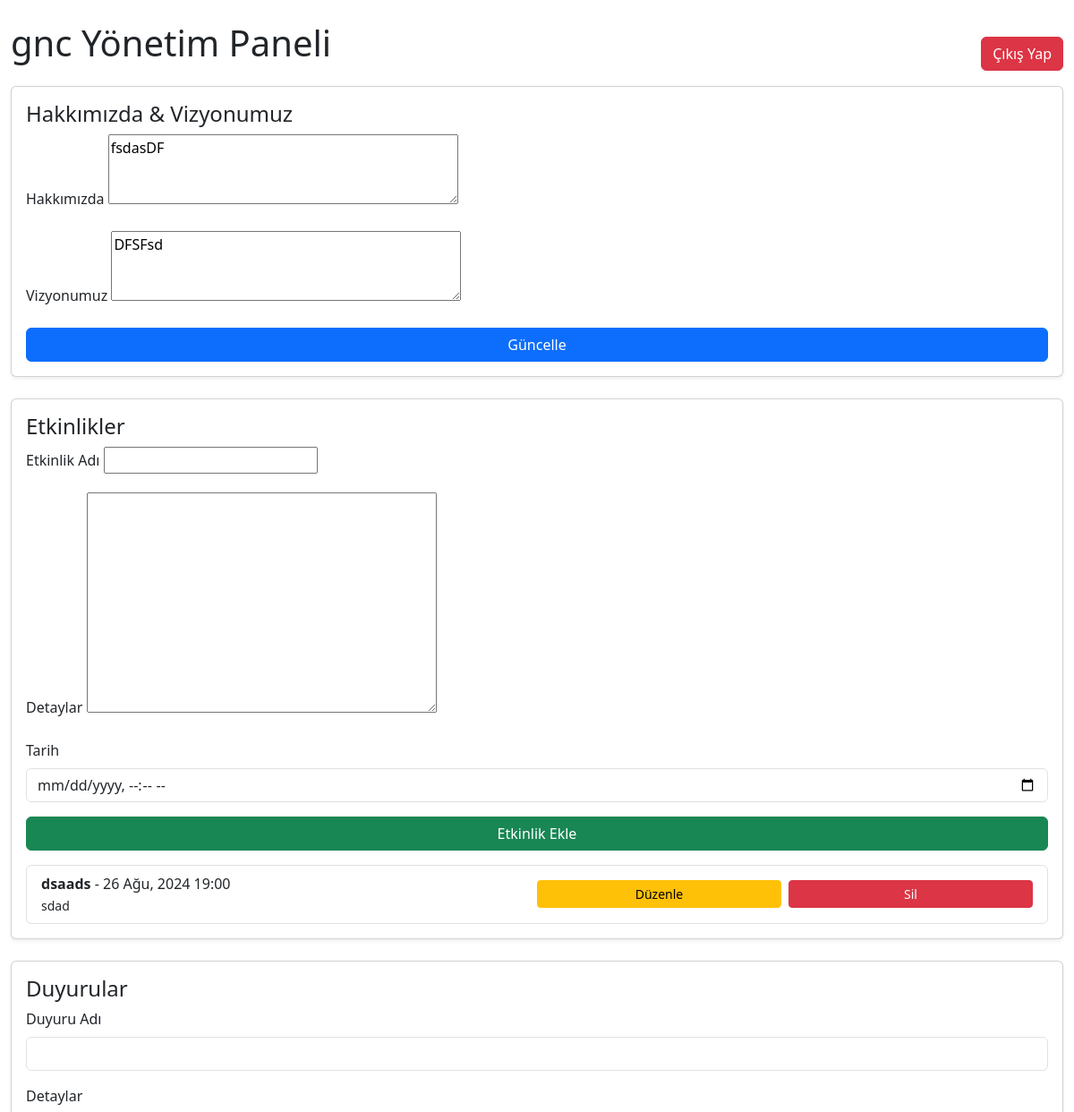
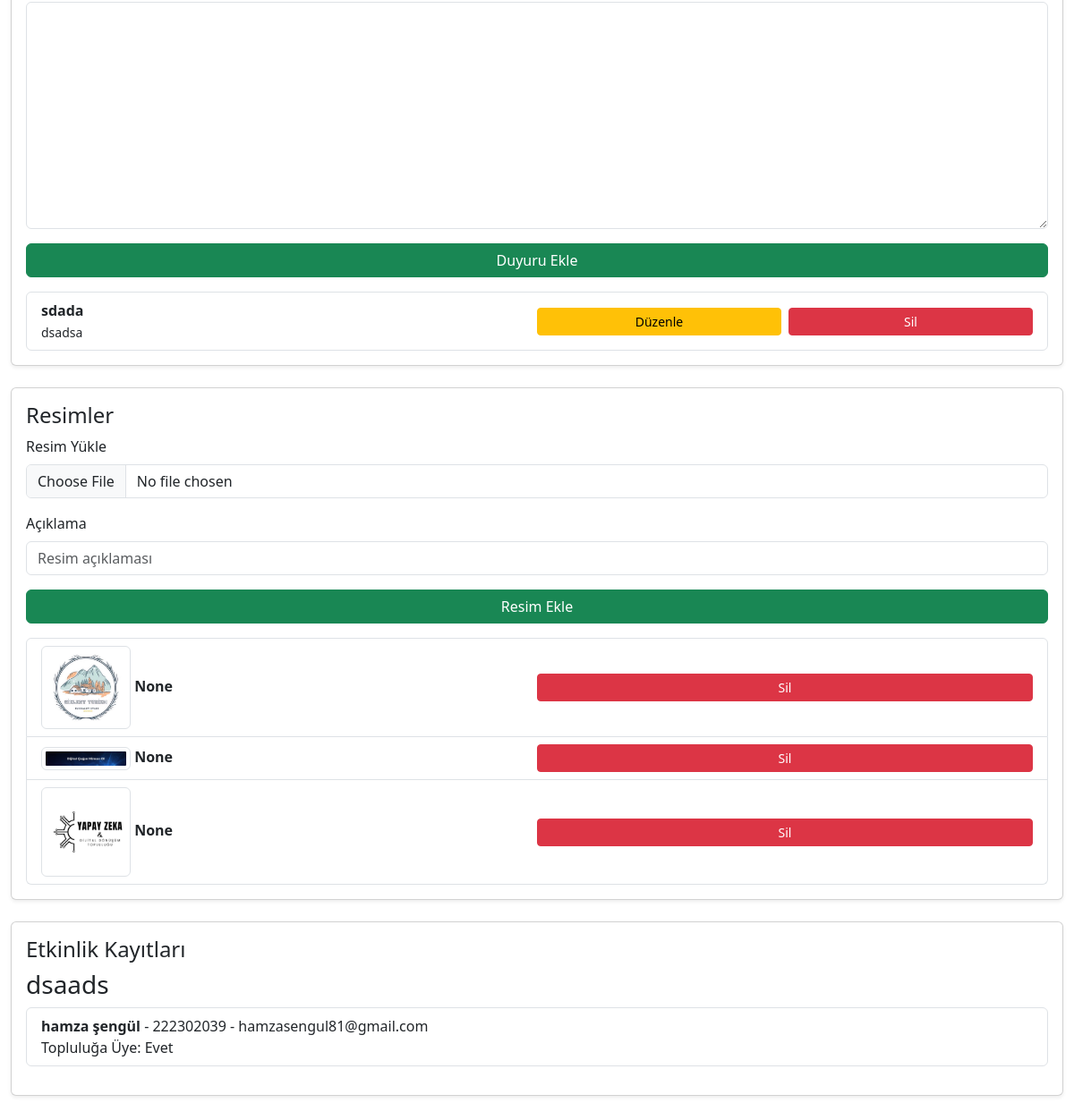
/community/1/dashboard/ (signed in), run on the app's committed database (2 pictures, top to bottom).
### mainpage/models.py (models this page shows, shortened)
class Community(models.Model):
    name = models.CharField(max_length=100)
    password = models.CharField(max_length=100)
    about_us = models.TextField(blank=True, null=True)
    vision = models.TextField(blank=True, null=True)
    events = models.TextField(blank=True, null=True)
    announcements = models.TextField(blank=True, null=True)
    admin_user = models.OneToOneField(User, on_delete=models.CASCADE, related_name='community')
    is_published = models.BooleanField(default=False)

class CommunityEvent(models.Model):
    community = models.ForeignKey(Community, on_delete=models.CASCADE, related_name='events')
    name = models.CharField(max_length=200)
    details = models.TextField()
    date = models.DateTimeField()

class CommunityAnnouncement(models.Model):
    community = models.ForeignKey(Community, on_delete=models.CASCADE, related_name='announcements')
    name = models.CharField(max_length=200)
    details = models.TextField()

class CommunityImage(models.Model):
    community = models.ForeignKey(Community, on_delete=models.CASCADE, related_name='images')
    image = models.ImageField(upload_to='community_images/')
    description = models.CharField(max_length=255, blank=True, null=True)

class CommunityEventRegistration(models.Model):
    event = models.ForeignKey('CommunityEvent', on_delete=models.CASCADE)
    name = models.CharField(max_length=100)
    surname = models.CharField(max_length=100)
    email = models.EmailField()
    student_number = models.CharField(max_length=50)
    contact_number = models.CharField(max_length=20, blank=True, null=True)
    is_member = models.BooleanField(default=False)

### mainpage/views.py (the view, shortened to what this page needs)
# urls.py: path('community/<int:community_id>/dashboard/', views.community_dashboard_by_id, name='community_dashboard_by_id'),
@login_required
def community_dashboard_by_id(request, community_id):
    community = get_object_or_404(Community, id=community_id, admin_user=request.user)
    event_form = CommunityEventForm()
    announcement_form = CommunityAnnouncementForm()
    community_info_form = CommunityInfoForm(instance=community)
    image_form = CommunityImageForm()
    images = community.images.all()
    registrations = CommunityEventRegistration.objects.filter(event__community=community)
    event_registrations = {}
    for event in community.events.all():
        event_registrations[event] = CommunityEventRegistration.objects.filter(event=event)
    return render(request, 'community_dashboard.html', {
        'community': community,
        'event_form': event_form,
        'announcement_form': announcement_form,
        'community_info_form': community_info_form,
        'image_form': image_form,
        'images': images,
        'registrations': registrations,
        'event_registrations': event_registrations,
    })

### mainpage/forms.py
class CommunityEventForm(forms.ModelForm):
    class Meta:
        model = CommunityEvent
        fields = ['name', 'details', 'date']
        widgets = {
            'date': forms.DateTimeInput(attrs={'type': 'datetime-local', 'class': 'form-control'}),
        }

class CommunityAnnouncementForm(forms.ModelForm):
    class Meta:
        model = CommunityAnnouncement
        fields = ['name', 'details']
        widgets = {
            'name': forms.TextInput(attrs={'class': 'form-control'}),
            'details': forms.Textarea(attrs={'class': 'form-control'}),
        }

### mainpage/templates/community_dashboard.html (shortened to what this page needs)
<!DOCTYPE html>
<html lang="en">
<head>
    <link href="https://cdn.jsdelivr.net/npm/bootstrap@5.3.3/dist/css/bootstrap.min.css" rel="stylesheet">
</head>
<body>
<div class="container-fluid mt-4">
    <div class="d-flex justify-content-between align-items-center">
        <h1 class="mb-4 text-center">{{ community.name }} Yönetim Paneli</h1>
        <form method="post" action="{% url 'logout' %}">
            <button type="submit" class="btn btn-danger">Çıkış Yap</button>
        </form>
    </div>
    <section class="dashboard">
        <div class="mb-4 card shadow-sm">
            <div class="card-body">
                <h2 class="h4 text-center text-md-start">Hakkımızda & Vizyonumuz</h2>
                <form method="post" action="{% url 'community_dashboard_by_id' community.id %}">
                    <div class="mb-3">
                        <label for="{{ community_info_form.about_us.id_for_label }}" class="form-label">Hakkımızda</label>
                        {{ community_info_form.about_us }}
                    </div>
                    <div class="mb-3">
                        <label for="{{ community_info_form.vision.id_for_label }}" class="form-label">Vizyonumuz</label>
                        {{ community_info_form.vision }}
                    </div>
                    <button type="submit" name="submit_info" class="btn btn-primary w-100">Güncelle</button>
                </form>
            </div>
        </div>
        <div class="mb-4 card shadow-sm">
            <div class="card-body">
                <h2 class="h4 text-center text-md-start">Etkinlikler</h2>
                <form method="post" action="{% url 'community_dashboard_by_id' community.id %}" class="mb-3">
                    <div class="mb-3">
                        <label for="{{ event_form.name.id_for_label }}" class="form-label">Etkinlik Adı</label>
                        {{ event_form.name }}
                    </div>
                    <div class="mb-3">
                        <label for="{{ event_form.details.id_for_label }}" class="form-label">Detaylar</label>
                        {{ event_form.details }}
                    </div>
                    <div class="mb-3">
                        <label for="{{ event_form.date.id_for_label }}" class="form-label">Tarih</label>
                        {{ event_form.date }}
                    </div>
                    <button type="submit" name="submit_event" class="btn btn-success w-100">Etkinlik Ekle</button>
                </form>
                <ul class="list-group">
                    {% for event in community.events.all %}
                    <li class="list-group-item d-flex justify-content-between align-items-center flex-column flex-md-row">
                        <div class="text-center text-md-start w-100">
                            <strong>{{ event.name }}</strong> - {{ event.date|date:"d M, Y H:i" }}<br>
                            <small>{{ event.details }}</small>
                        </div>
                        <div class="mt-2 mt-md-0 d-flex w-100 justify-content-around">
                            <a href="{% url 'community_event_edit' event.id %}" class="btn btn-sm btn-warning me-2 w-100">Düzenle</a>
                            <a href="{% url 'community_event_delete' event.id %}" class="btn btn-sm btn-danger w-100" onclick="return confirm('Etkinliği silmek istediğinize emin misiniz?');">Sil</a>
                        </div>
                    </li>
                    {% empty %}
                    <li class="list-group-item text-center w-100">Henüz etkinlik eklenmemiş.</li>
                    {% endfor %}
                </ul>
            </div>
        </div>
        <div class="mb-4 card shadow-sm">
            <div class="card-body">
                <h2 class="h4 text-center text-md-start">Duyurular</h2>
                <form method="post" action="{% url 'community_dashboard_by_id' community.id %}" class="mb-3">
                    <div class="mb-3">
                        <label for="{{ announcement_form.name.id_for_label }}" class="form-label">Duyuru Adı</label>
                        {{ announcement_form.name }}
                    </div>
                    <div class="mb-3">
                        <label for="{{ announcement_form.details.id_for_label }}" class="form-label">Detaylar</label>
                        {{ announcement_form.details }}
                    </div>
                    <button type="submit" name="submit_announcement" class="btn btn-success w-100">Duyuru Ekle</button>
                </form>
                <ul class="list-group">
                    {% for announcement in community.announcements.all %}
                    <li class="list-group-item d-flex justify-content-between align-items-center flex-column flex-md-row">
                        <div class="text-center text-md-start w-100">
                            <strong>{{ announcement.name }}</strong><br>
                            <small>{{ announcement.details }}</small>
                        </div>
                        <div class="mt-2 mt-md-0 d-flex w-100 justify-content-around">
                            <a href="{% url 'community_announcement_edit' announcement.id %}" class="btn btn-sm btn-warning me-2 w-100">Düzenle</a>
                            <a href="{% url 'community_announcement_delete' announcement.id %}" class="btn btn-sm btn-danger w-100" onclick="return confirm('Duyuruyu silmek istediğinize emin misiniz?');">Sil</a>
                        </div>
                    </li>
                    {% empty %}
                    <li class="list-group-item text-center w-100">Henüz duyuru eklenmemiş.</li>
                    {% endfor %}
                </ul>
            </div>
        </div>
        <div class="mb-4 card shadow-sm">
            <div class="card-body">
                <h2 class="h4 text-center text-md-start">Resimler</h2>
                <form method="post" action="{% url 'community_dashboard_by_id' community.id %}" enctype="multipart/form-data" class="mb-3">
                    <div class="mb-3">
                        <label for="{{ image_form.image.id_for_label }}" class="form-label">Resim Yükle</label>
                        {{ image_form.image }}
                    </div>
                    <div class="mb-3">
                        <label for="{{ image_form.description.id_for_label }}" class="form-label">Açıklama</label>
                        {{ image_form.description }}
                    </div>
                    <button type="submit" name="submit_image" class="btn btn-success w-100">Resim Ekle</button>
                </form>
                <ul class="list-group">
                    {% for image in images %}
                    <li class="list-group-item d-flex justify-content-between align-items-center flex-column flex-md-row">
                        <div class="text-center text-md-start w-100">
                            <img src="{{ image.image.url }}" alt="{{ image.description }}" class="img-thumbnail" width="100">
                            <strong>{{ image.description }}</strong>
                        </div>
                        <div class="mt-2 mt-md-0 d-flex w-100 justify-content-around">
                            <a href="{% url 'community_image_delete' image.id %}" class="btn btn-sm btn-danger w-100" onclick="return confirm('Resmi silmek istediğinize emin misiniz?');">Sil</a>
                        </div>
                    </li>
                    {% empty %}
                    <li class="list-group-item text-center w-100">Henüz resim eklenmemiş.</li>
                    {% endfor %}
                </ul>
            </div>
        </div>
        <div class="mb-4 card shadow-sm">
            <div class="card-body">
                <h2 class="h4 text-center text-md-start">Etkinlik Kayıtları</h2>
                {% for event, registrations in event_registrations.items %}
                <div class="mb-3">
                    <h3>{{ event.name }}</h3>
                    <ul class="list-group">
                        {% for registration in registrations %}
                        <li class="list-group-item">
                            <strong>{{ registration.name }} {{ registration.surname }}</strong> - {{ registration.student_number }} - {{ registration.email }}
                            <br>
                            Topluluğa Üye: {{ registration.is_member|yesno:"Evet,Hayır" }}
                        </li>
                        {% empty %}
                        <li class="list-group-item">Bu etkinlik için henüz kayıt yapılmamış.</li>
                        {% endfor %}
                    </ul>
                </div>
                {% empty %}
                <p>Henüz kayıt yapılmamış etkinlik yok.</p>
                {% endfor %}
            </div>
        </div>
    </section>
</div>
</body>
</html>

### data on the page
Community: name "gnc", about_us "fsdasDF", vision "DFSFsd"
CommunityEvent: name "dsaads", date "26 Ağu, 2024 19:00", details "sdad"
CommunityAnnouncement: name "sdada", details "dsadsa"
CommunityImage: image (picture), description "None"
CommunityImage: image (picture), description "None"
CommunityImage: image (picture), description "None"
CommunityEventRegistration: name "hamza", surname "şengül", student_number "222302039", email "hamzasengul81@gmail.com", is_member "Evet"
